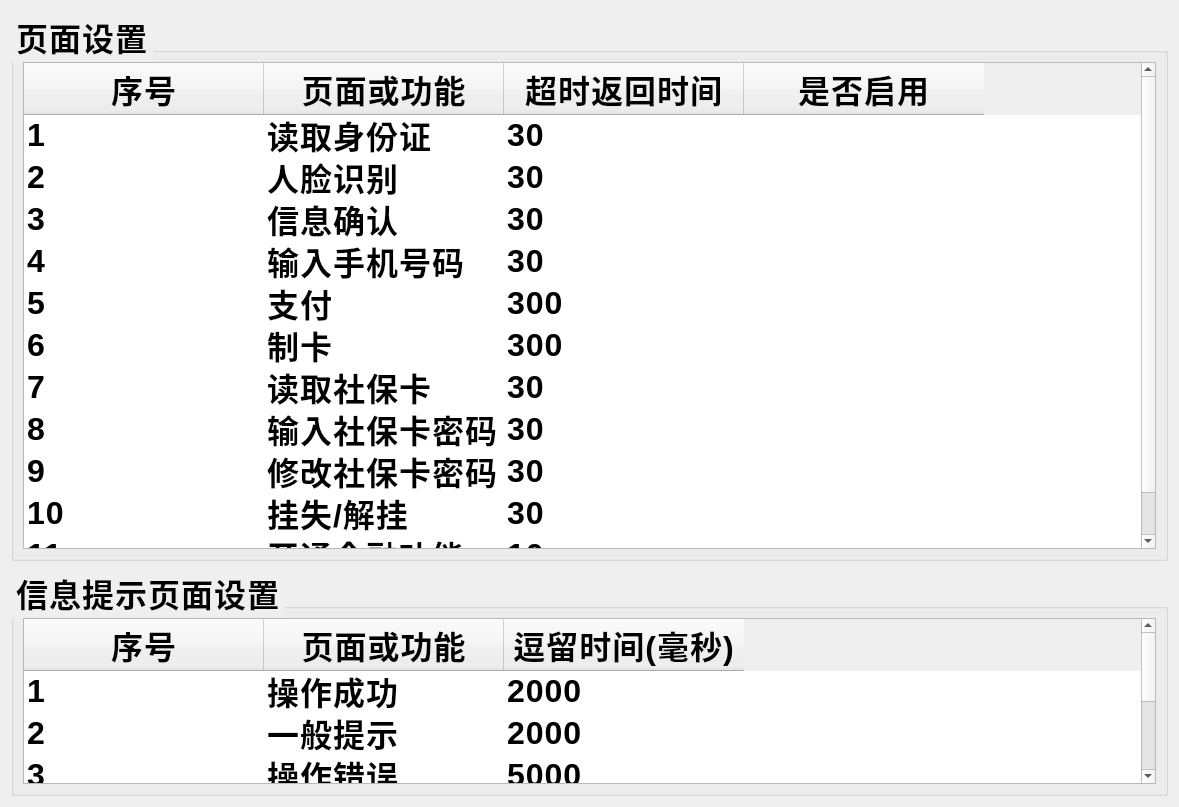
<?xml version="1.0" encoding="UTF-8"?>
<ui version="4.0">
 <class>PageConfigure</class>
 <widget class="QWidget" name="PageConfigure">
  <property name="geometry">
   <rect>
    <x>0</x>
    <y>0</y>
    <width>1179</width>
    <height>807</height>
   </rect>
  </property>
  <property name="windowTitle">
   <string>Form</string>
  </property>
  <property name="styleSheet">
   <string notr="true">font-family: &quot;思源黑体 CN Regular&quot;;
font-size: 32px;
font-weight: bold;
line-height: 49px;
letter-spacing: 1px;
color: 0
</string>
  </property>
  <layout class="QVBoxLayout" name="verticalLayout_3" stretch="12,5">
   <item>
    <widget class="QGroupBox" name="groupBox">
     <property name="title">
      <string>页面设置</string>
     </property>
     <layout class="QVBoxLayout" name="verticalLayout">
      <item>
       <widget class="QTableWidget" name="tableWidget">
        <property name="editTriggers">
         <set>QAbstractItemView::DoubleClicked</set>
        </property>
        <property name="selectionMode">
         <enum>QAbstractItemView::SingleSelection</enum>
        </property>
        <property name="selectionBehavior">
         <enum>QAbstractItemView::SelectItems</enum>
        </property>
        <property name="gridStyle">
         <enum>Qt::NoPen</enum>
        </property>
        <attribute name="horizontalHeaderVisible">
         <bool>true</bool>
        </attribute>
        <attribute name="horizontalHeaderMinimumSectionSize">
         <number>120</number>
        </attribute>
        <attribute name="horizontalHeaderDefaultSectionSize">
         <number>240</number>
        </attribute>
        <attribute name="horizontalHeaderStretchLastSection">
         <bool>false</bool>
        </attribute>
        <attribute name="verticalHeaderVisible">
         <bool>false</bool>
        </attribute>
        <attribute name="verticalHeaderDefaultSectionSize">
         <number>42</number>
        </attribute>
        <attribute name="verticalHeaderStretchLastSection">
         <bool>false</bool>
        </attribute>
        <row>
         <property name="text">
          <string>读取身份证</string>
         </property>
        </row>
        <row>
         <property name="text">
          <string>人脸识别</string>
         </property>
        </row>
        <row>
         <property name="text">
          <string>信息确认</string>
         </property>
        </row>
        <row>
         <property name="text">
          <string>输入手机号码</string>
         </property>
        </row>
        <row>
         <property name="text">
          <string>支付</string>
         </property>
        </row>
        <row>
         <property name="text">
          <string>制卡</string>
         </property>
        </row>
        <row>
         <property name="text">
          <string>读取社保卡</string>
         </property>
        </row>
        <row>
         <property name="text">
          <string>输入社保卡密码</string>
         </property>
        </row>
        <row>
         <property name="text">
          <string>修改社保卡密码</string>
         </property>
        </row>
        <row>
         <property name="text">
          <string>挂失/解挂</string>
         </property>
        </row>
        <row>
         <property name="text">
          <string>开通金融功能提醒</string>
         </property>
        </row>
        <column>
         <property name="text">
          <string>序号</string>
         </property>
        </column>
        <column>
         <property name="text">
          <string>页面或功能</string>
         </property>
        </column>
        <column>
         <property name="text">
          <string>超时返回时间</string>
         </property>
        </column>
        <column>
         <property name="text">
          <string>是否启用</string>
         </property>
        </column>
        <item row="0" column="0">
         <property name="text">
          <string>1</string>
         </property>
        </item>
        <item row="0" column="1">
         <property name="text">
          <string>读取身份证</string>
         </property>
         <property name="flags">
          <set>ItemIsEnabled</set>
         </property>
        </item>
        <item row="0" column="2">
         <property name="text">
          <string>30</string>
         </property>
        </item>
        <item row="1" column="0">
         <property name="text">
          <string>2</string>
         </property>
        </item>
        <item row="1" column="1">
         <property name="text">
          <string>人脸识别</string>
         </property>
         <property name="flags">
          <set>ItemIsUserCheckable|ItemIsEnabled</set>
         </property>
        </item>
        <item row="1" column="2">
         <property name="text">
          <string>30</string>
         </property>
        </item>
        <item row="2" column="0">
         <property name="text">
          <string>3</string>
         </property>
        </item>
        <item row="2" column="1">
         <property name="text">
          <string>信息确认</string>
         </property>
         <property name="flags">
          <set>ItemIsEnabled</set>
         </property>
        </item>
        <item row="2" column="2">
         <property name="text">
          <string>30</string>
         </property>
        </item>
        <item row="3" column="0">
         <property name="text">
          <string>4</string>
         </property>
        </item>
        <item row="3" column="1">
         <property name="text">
          <string>输入手机号码</string>
         </property>
         <property name="flags">
          <set>ItemIsEnabled</set>
         </property>
        </item>
        <item row="3" column="2">
         <property name="text">
          <string>30</string>
         </property>
        </item>
        <item row="4" column="0">
         <property name="text">
          <string>5</string>
         </property>
        </item>
        <item row="4" column="1">
         <property name="text">
          <string>支付</string>
         </property>
         <property name="flags">
          <set>ItemIsEnabled</set>
         </property>
        </item>
        <item row="4" column="2">
         <property name="text">
          <string>300</string>
         </property>
        </item>
        <item row="5" column="0">
         <property name="text">
          <string>6</string>
         </property>
        </item>
        <item row="5" column="1">
         <property name="text">
          <string>制卡</string>
         </property>
         <property name="flags">
          <set>ItemIsEnabled</set>
         </property>
        </item>
        <item row="5" column="2">
         <property name="text">
          <string>300</string>
         </property>
        </item>
        <item row="6" column="0">
         <property name="text">
          <string>7</string>
         </property>
        </item>
        <item row="6" column="1">
         <property name="text">
          <string>读取社保卡</string>
         </property>
         <property name="flags">
          <set>ItemIsEnabled</set>
         </property>
        </item>
        <item row="6" column="2">
         <property name="text">
          <string>30</string>
         </property>
        </item>
        <item row="7" column="0">
         <property name="text">
          <string>8</string>
         </property>
        </item>
        <item row="7" column="1">
         <property name="text">
          <string>输入社保卡密码</string>
         </property>
         <property name="flags">
          <set>ItemIsEnabled</set>
         </property>
        </item>
        <item row="7" column="2">
         <property name="text">
          <string>30</string>
         </property>
        </item>
        <item row="8" column="0">
         <property name="text">
          <string>9</string>
         </property>
        </item>
        <item row="8" column="1">
         <property name="text">
          <string>修改社保卡密码</string>
         </property>
         <property name="flags">
          <set>ItemIsEnabled</set>
         </property>
        </item>
        <item row="8" column="2">
         <property name="text">
          <string>30</string>
         </property>
        </item>
        <item row="9" column="0">
         <property name="text">
          <string>10</string>
         </property>
        </item>
        <item row="9" column="1">
         <property name="text">
          <string>挂失/解挂</string>
         </property>
         <property name="flags">
          <set>ItemIsUserCheckable|ItemIsEnabled</set>
         </property>
        </item>
        <item row="9" column="2">
         <property name="text">
          <string>30</string>
         </property>
        </item>
        <item row="10" column="0">
         <property name="text">
          <string>11</string>
         </property>
        </item>
        <item row="10" column="1">
         <property name="text">
          <string>开通金融功能提醒</string>
         </property>
         <property name="flags">
          <set>ItemIsEnabled</set>
         </property>
        </item>
        <item row="10" column="2">
         <property name="text">
          <string>10</string>
         </property>
        </item>
       </widget>
      </item>
     </layout>
    </widget>
   </item>
   <item>
    <widget class="QGroupBox" name="groupBox_2">
     <property name="title">
      <string>信息提示页面设置</string>
     </property>
     <layout class="QVBoxLayout" name="verticalLayout_2">
      <item>
       <widget class="QTableWidget" name="tableWidget_2">
        <property name="editTriggers">
         <set>QAbstractItemView::DoubleClicked</set>
        </property>
        <property name="selectionMode">
         <enum>QAbstractItemView::SingleSelection</enum>
        </property>
        <property name="selectionBehavior">
         <enum>QAbstractItemView::SelectItems</enum>
        </property>
        <property name="gridStyle">
         <enum>Qt::NoPen</enum>
        </property>
        <attribute name="horizontalHeaderVisible">
         <bool>true</bool>
        </attribute>
        <attribute name="horizontalHeaderMinimumSectionSize">
         <number>120</number>
        </attribute>
        <attribute name="horizontalHeaderDefaultSectionSize">
         <number>240</number>
        </attribute>
        <attribute name="horizontalHeaderStretchLastSection">
         <bool>false</bool>
        </attribute>
        <attribute name="verticalHeaderVisible">
         <bool>false</bool>
        </attribute>
        <attribute name="verticalHeaderDefaultSectionSize">
         <number>42</number>
        </attribute>
        <attribute name="verticalHeaderStretchLastSection">
         <bool>false</bool>
        </attribute>
        <row>
         <property name="text">
          <string>操作成功</string>
         </property>
        </row>
        <row>
         <property name="text">
          <string>一般提示</string>
         </property>
        </row>
        <row>
         <property name="text">
          <string>操作错误</string>
         </property>
        </row>
        <row>
         <property name="text">
          <string>严重错误</string>
         </property>
        </row>
        <column>
         <property name="text">
          <string>序号</string>
         </property>
        </column>
        <column>
         <property name="text">
          <string>页面或功能</string>
         </property>
        </column>
        <column>
         <property name="text">
          <string>逗留时间(毫秒)</string>
         </property>
        </column>
        <item row="0" column="0">
         <property name="text">
          <string>1</string>
         </property>
        </item>
        <item row="0" column="1">
         <property name="text">
          <string>操作成功</string>
         </property>
         <property name="flags">
          <set>ItemIsEnabled</set>
         </property>
        </item>
        <item row="0" column="2">
         <property name="text">
          <string>2000</string>
         </property>
        </item>
        <item row="1" column="0">
         <property name="text">
          <string>2</string>
         </property>
        </item>
        <item row="1" column="1">
         <property name="text">
          <string>一般提示</string>
         </property>
         <property name="flags">
          <set>ItemIsUserCheckable|ItemIsEnabled</set>
         </property>
        </item>
        <item row="1" column="2">
         <property name="text">
          <string>2000</string>
         </property>
        </item>
        <item row="2" column="0">
         <property name="text">
          <string>3</string>
         </property>
        </item>
        <item row="2" column="1">
         <property name="text">
          <string>操作错误</string>
         </property>
         <property name="flags">
          <set>ItemIsEnabled</set>
         </property>
        </item>
        <item row="2" column="2">
         <property name="text">
          <string>5000</string>
         </property>
        </item>
        <item row="3" column="0">
         <property name="text">
          <string>4</string>
         </property>
        </item>
        <item row="3" column="1">
         <property name="text">
          <string>严重错误</string>
         </property>
         <property name="flags">
          <set>ItemIsEnabled</set>
         </property>
        </item>
        <item row="3" column="2">
         <property name="text">
          <string>5000</string>
         </property>
        </item>
       </widget>
      </item>
     </layout>
    </widget>
   </item>
  </layout>
 </widget>
 <resources/>
 <connections/>
</ui>
